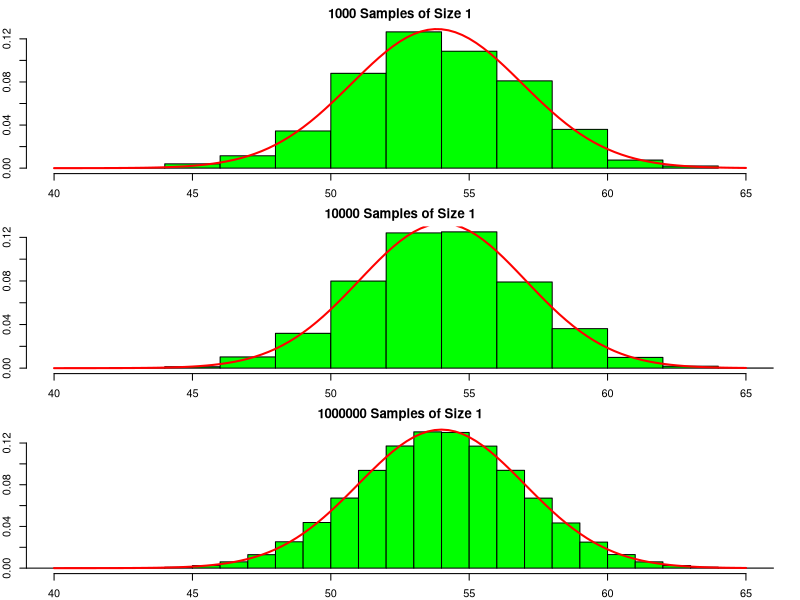
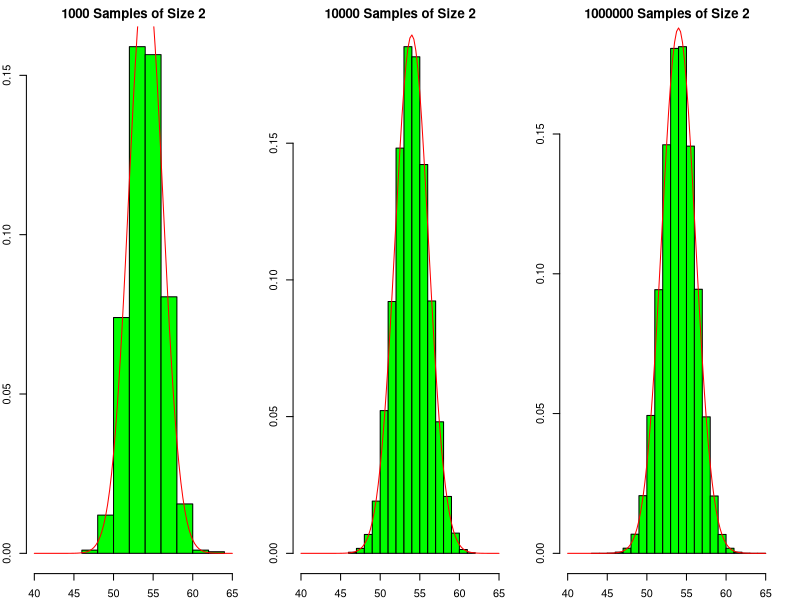
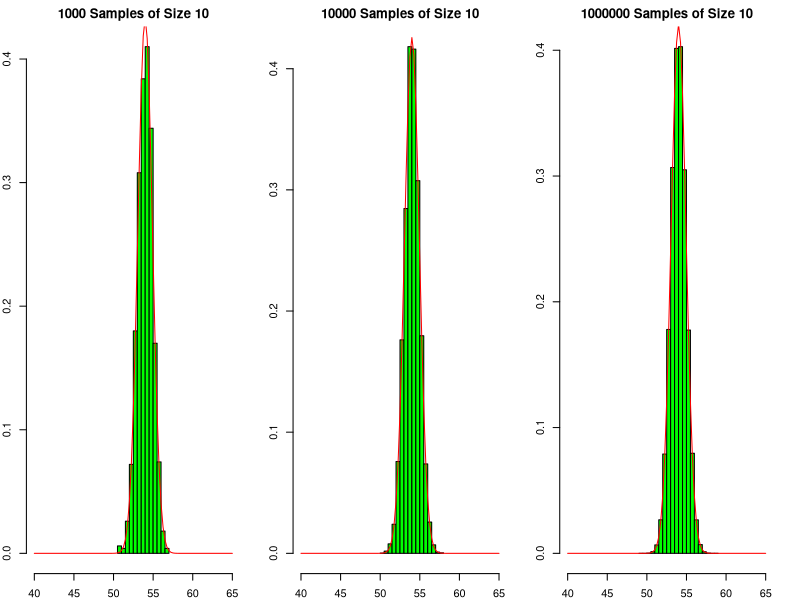
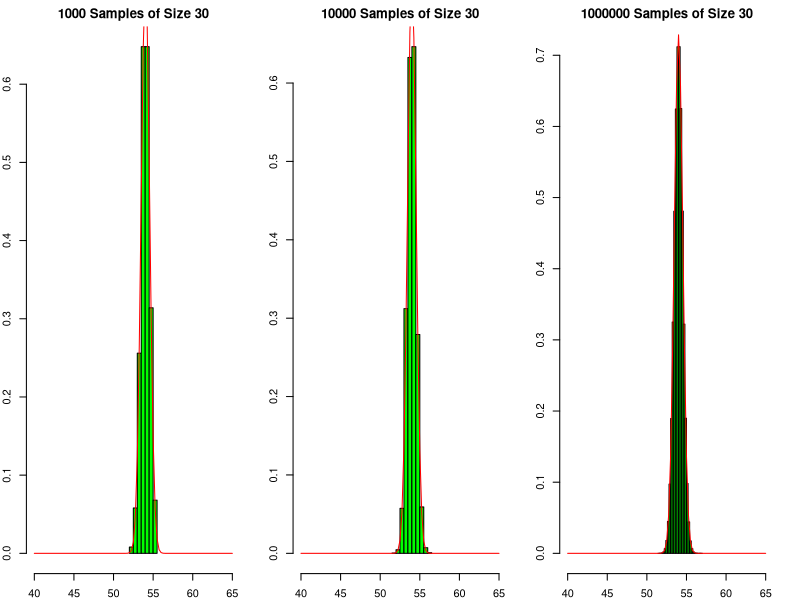

Generate these figures, in order, with R:
# Central Limit Theorem Project
# Our objective is to demonstrate the Central Limit Theorem
# by taking samples of increasing size out of a normal population
# We demonstrate that the sample mean is an unbiased estimator 
# of the population mean by increasing sample size 

mu <- 54
sigma <- 3

#sample of size 1
B <- 1000
s1 <- rnorm(n=B,m=mu,sd=sigma)
B <- 10000
s2 <- rnorm(n=B,m=mu,sd=sigma)
B <- 1000000
s3 <- rnorm(n=B,m=mu,sd=sigma)

attach(mtcars)
par(mfrow=c(3,1),mar=rep(2,4))
hist(s1,prob=TRUE,main="1000 Samples of Size 1",col="green",xlim=c(40,65))
curve(dnorm(x,mean=mean(s1),sd=sd(s1)),add=TRUE,col="red",lwd=2)
hist(s2,prob=TRUE,main="10000 Samples of Size 1",col="green",xlim=c(40,65))
curve(dnorm(x,mean=mean(s2),sd=sd(s2)),add=TRUE,col="red",lwd=2)
hist(s3,prob=TRUE,main="1000000 Samples of Size 1",col="green",xlim=c(40,65))
curve(dnorm(x,mean=mean(s3),sd=sd(s3)),add=TRUE,col="red",lwd=2)

c(mean(s1),sd(s1))
c(mean(s2),sd(s2))
c(mean(s3),sd(s3))


#Samples of size n=2
n <- 2

B <- 1000
s1_2 <- numeric(B)
for ( i in 1:B ) {s1_2[i]=mean(rnorm(n=n,m=mu,sd=sigma))}

B <- 10000
s2_2 <- numeric(B)
for ( i in 1:B ) {s2_2[i]=mean(rnorm(n=n,m=mu,sd=sigma))}

B <- 1000000
s3_2 <- numeric(B)
for ( i in 1:B ) {s3_2[i]=mean(rnorm(n=n,m=mu,sd=sigma))}

par(mfrow=c(1,3),mar=rep(2,4))
hist(s1_2,prob=TRUE,main="1000 Samples of Size 2",col="green",xlim=c(40,65))
curve(dnorm(x,mean=mean(s1_2),sd=sd(s1_2)),add=TRUE,col="red")
hist(s2_2,prob=TRUE,main="10000 Samples of Size 2",col="green",xlim=c(40,65))
curve(dnorm(x,mean=mean(s2_2),sd=sd(s2_2)),add=TRUE,col="red")
hist(s3_2,prob=TRUE,main="1000000 Samples of Size 2",col="green",xlim=c(40,65))
curve(dnorm(x,mean=mean(s3_2),sd=sd(s3_2)),add=TRUE,col="red")

c(mean(s1_2),sd(s1_2))
c(mean(s2_2),sd(s2_2))
c(mean(s3_2),sd(s3_2))

#Samples of size n=10
n <- 10

B <- 1000
s1_10 <- numeric(B)
for ( i in 1:B ) {s1_10[i]=mean(rnorm(n=n,m=mu,sd=sigma))}

B <- 10000
s2_10 <- numeric(B)
for ( i in 1:B ) {s2_10[i]=mean(rnorm(n=n,m=mu,sd=sigma))}

B <- 1000000
s3_10 <- numeric(B)
for ( i in 1:B ) {s3_10[i]=mean(rnorm(n=n,m=mu,sd=sigma))}

par(mfrow=c(1,3),mar=rep(2,4))
hist(s1_10,prob=TRUE,main="1000 Samples of Size 10",col="green",xlim=c(40,65))
curve(dnorm(x,mean=mean(s1_10),sd=sd(s1_10)),add=TRUE,col="red")
hist(s2_10,prob=TRUE,main="10000 Samples of Size 10",col="green",xlim=c(40,65))
curve(dnorm(x,mean=mean(s2_10),sd=sd(s2_10)),add=TRUE,col="red")
hist(s3_10,prob=TRUE,main="1000000 Samples of Size 10",col="green",xlim=c(40,65))
curve(dnorm(x,mean=mean(s3_10),sd=sd(s3_10)),add=TRUE,col="red")

c(mean(s1_10),sd(s1_10))
c(mean(s2_10),sd(s2_10))
c(mean(s3_10),sd(s3_10))

#Samples of size n=30
n <- 30

B <- 1000
s1_30 <- numeric(B)
for ( i in 1:B ) {s1_30[i]=mean(rnorm(n=n,m=mu,sd=sigma))}

B <- 10000
s2_30 <- numeric(B)
for ( i in 1:B ) {s2_30[i]=mean(rnorm(n=n,m=mu,sd=sigma))}

B <- 1000000
s3_30 <- numeric(B)
for ( i in 1:B ) {s3_30[i]=mean(rnorm(n=n,m=mu,sd=sigma))}

par(mfrow=c(1,3),mar=rep(2,4))
hist(s1_30,prob=TRUE,main="1000 Samples of Size 30",col="green",xlim=c(40,65))
curve(dnorm(x,mean=mean(s1_30),sd=sd(s1_30)),add=TRUE,col="red")
hist(s2_30,prob=TRUE,main="10000 Samples of Size 30",col="green",xlim=c(40,65))
curve(dnorm(x,mean=mean(s2_30),sd=sd(s2_30)),add=TRUE,col="red")
hist(s3_30,prob=TRUE,main="1000000 Samples of Size 30",col="green",xlim=c(40,65))
curve(dnorm(x,mean=mean(s3_30),sd=sd(s3_30)),add=TRUE,col="red")

c(mean(s1_30),sd(s1_30))
c(mean(s2_30),sd(s2_30))
c(mean(s3_30),sd(s3_30))

detach(mtcars)